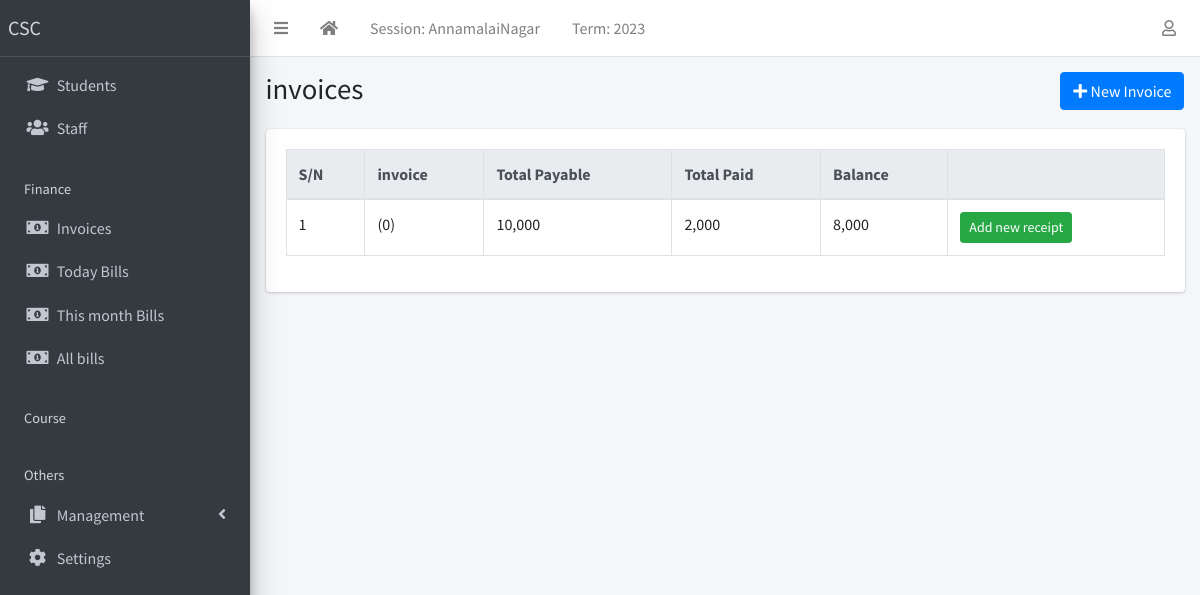
The page /finance/list/ (signed in) on the database as committed earlier.
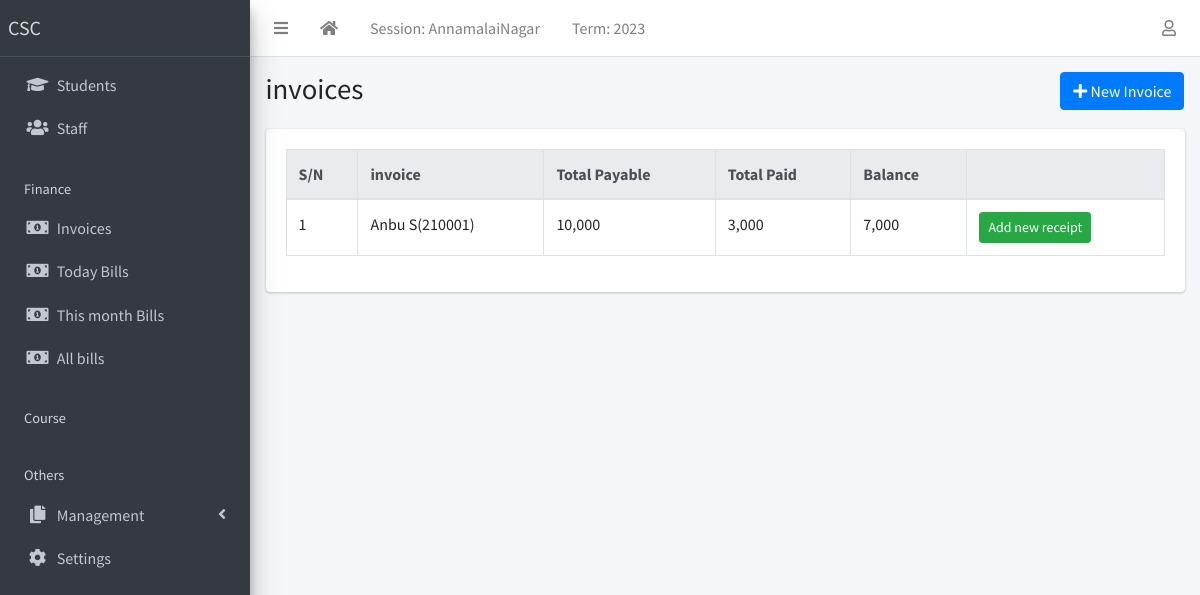
The same page on the database as committed later.
### apps/finance/models.py (models this page shows, shortened)
class Invoice(models.Model):
    total_num = 0
    student = models.ForeignKey(Student, on_delete=models.CASCADE,default=None)
    status = models.CharField(
        max_length=20,
        choices=[("active", "Active"), ("closed", "Closed")],
        default="active",
    )
    class Meta:
        ordering = ["student"]
    def __str__(self):
        return f"{self.student}"
    def balance(self):
        payable = self.total_amount_payable()
        paid = self.total_amount_paid()
        return payable - paid
    def amount_payable(self):
        items = InvoiceItem.objects.filter(invoice=self)
        total = 0
        for item in items:
            total += item.amount
        return total
    def total_amount_payable(self):
        return  self.amount_payable()
    def total_amount_paid(self):
        receipts = Receipt.objects.filter(invoice=self)
        amount = 0
        for receipt in receipts:
            amount += receipt.amount_paid
        return amount

class InvoiceItem(models.Model):
    invoice = models.ForeignKey(Invoice, on_delete=models.CASCADE)
    description = models.CharField(max_length=200)
    amount = models.IntegerField()

class Receipt(models.Model):
    Bill_No = models.CharField(max_length=245 , default=None)
    invoice = models.ForeignKey(Invoice, on_delete=models.CASCADE)
    amount_paid = models.IntegerField()
    date_paid = models.DateField(default=timezone.now)
    comment = models.CharField(max_length=200, blank=True)

### apps/students/models.py (models this page shows, shortened)
class Student(models.Model):
    GENDER_CHOICES = [("male", "Male"), ("female", "Female"),("others","others")]
    RELIGION_CHOICE = [('Hindu','Hindu'),('Christian','Christian'),('Muslim','Muslim'),("others","others")]
    COMMUNITY_CHOICE = [('OC','OC'),('BC','BC'),('MBC','MBC'),('ST/SC','ST/SC'),("others","others")]
    STUDENT_ROLE_CHOICES = [
        ("Employed", "Employed"),
        ("Unemployed", "Unemployed"),
        ("Housewife", "Housewife"),
        ("Businessman", "Businessman"),
        ("Student", "Student"),
        ("Others", "Others"),
    ]
    STATUS_CHOICES = [("active", "Active"), ("inactive", "Inactive")]
    if_enq = models.ForeignKey(Enquiry,on_delete=models.CASCADE,default=None,null=True)
    current_status = models.CharField(
        max_length=10, choices=STATUS_CHOICES, default="active"
    )
    student_name = models.CharField("Student Name", max_length=255, blank=False, default="")
    enrol_no = models.IntegerField("Enrollment Number",default=0,null=False,unique=True)
    rel_name = models.CharField(
                default=None, max_length=255, verbose_name="Father/Husband Name"
            )
    rel_occupation = models.CharField("Father/Husband Occupation",max_length=255,default=None,null=False)
    date_of_birth = models.DateField(
                default=timezone.now, verbose_name="Date of Birth"
            )
    age = models.IntegerField("Age",default=0,blank=True)
    gender = models.CharField("Gender", max_length=10, choices=GENDER_CHOICES, default="male")
    religion = models.CharField("Religion",max_length=554,default="Hindu",choices=RELIGION_CHOICE)
    community = models.CharField("Community",max_length=524,default="OC", choices=COMMUNITY_CHOICE)
    occupation = models.CharField(
                choices=[
                    ("Employed", "Employed"),
                    ("Unemployed", "Unemployed"),
                    ("Housewife", "Housewife"),
                    ("Businessman", "Businessman"),
                    ("Student", "Student"),
                    ("Others", "Others"),
                ],
                default="Student",
                max_length=1024,
                verbose_name="Student Occupation",
            )
    student_company_name = models.CharField(
                blank=True,
                max_length=1024,
                null=True,
                verbose_name="If Emloyed Company Name",
            )
    aadhar_no = models.BigIntegerField("Aadhar Number",null=True,default=None,blank=True)
    mobile_num_regex = RegexValidator(
        regex="^[0-9]{10,15}$", message="Entered mobile number isn't in a right format!"
    )
    mobile_number = models.CharField("Mobile Number",
        validators=[mobile_num_regex], max_length=13, blank=True
    )
    email = models.EmailField("Email", blank=False, default="")
    passport = models.ImageField("Photo",blank=True, upload_to="students/passports/")
    address = models.CharField("Address", max_length=255,default=None,blank=True)
    address1 = models.CharField("Address Line 2", max_length=255,default=None,blank=True,null=True)
    address2 = models.CharField("Address Line 3", max_length=255,default=None,blank=True,null=True)
    taluka = models.CharField("Taluk",max_length=255,default=None,blank=True,null=True)
    district = models.CharField("District",max_length=255,default=None,blank=True,null=True)
    pincode = models.IntegerField("Pincode", blank=True, default=None)
    date_of_admission = models.DateField(default=timezone.now)
    course = models.CharField("Course",max_length=1024,null=False,default="HDCA")
    class_time = models.CharField("Class Timinig",default="2pm - 4pm",max_length=255,null=False)
    total_fee = models.IntegerField("Total Fees",null=False,default=0)
    remark = models.CharField("Remark",max_length=500,default=None,blank=True)
    last_updated = models.DateTimeField(auto_now=True)
    class Meta:
        ordering = ["enrol_no"]
    def __str__(self):
        return f"{self.student_name}({self.enrol_no})"

### apps/finance/views.py (the view)
# urls.py: path("list/", InvoiceListView.as_view(), name="invoice-list"),
class InvoiceListView(LoginRequiredMixin, ListView):
    model = Invoice

### apps/corecode/context_processors.py (called while the page is built)
def site_defaults(request):
    current_session = AcademicSession.objects.get(current=True)
    current_term = AcademicTerm.objects.get(current=True)
    vals = SiteConfig.objects.all()
    contexts = {
        "current_session": current_session.name,
        "current_term": current_term.name,
    }
    for val in vals:
        contexts[val.key] = val.value
    return contexts

### apps/finance/templates/finance/invoice_list.html (shortened to what this page needs)
{% extends 'base.html' %}
{% load humanize %}
{% block title %}invoices{% endblock title %}
{% block breadcrumb %}
<a class="btn btn-primary" href="{% url 'invoice-create' %}"><i
    class="fas fa-plus"></i> New Invoice</a>
{% endblock breadcrumb %}
{% block content %}
  <div class="table-responsive">
    <table id="invoicetable" class="table table-bordered table-hover">
      <thead class="thead-light">
        <tr>
          <th>S/N</th>
          <th>invoice</th>
          <th>Total Payable</th>
          <th>Total Paid</th>
          <th>Balance</th>
          <th></th>
        </tr>
      </thead>
      <tbody>
        {% for invoice in object_list %}
          <tr class='clickable-row' data-href="{% url 'invoice-detail' invoice.id %}">
            <td>{{ forloop.counter}}</td>
            <td>{{ invoice}}</td>
            <td>{{ invoice.total_amount_payable | intcomma }}</td>
            <td>{{ invoice.total_amount_paid | intcomma }}</td>
            <td>{{ invoice.balance | intcomma }}</td>
            <td><a class="btn btn-success btn-sm"
                href="{% url 'receipt-create' %}?invoice={{ invoice.id }}">Add new
                receipt</a></td>
          </tr>
        {% endfor %}
      </tbody>
    </table>
  </div>
{% endblock content %}

Rows that differ between the two databases and show on the page:
removed Invoice: student.enrol_no "(0)", total_amount_payable "10,000", total_amount_paid "2,000", balance "8,000"
added Invoice: student.enrol_no "Anbu S(210001)", total_amount_payable "10,000", total_amount_paid "3,000", balance "7,000"
